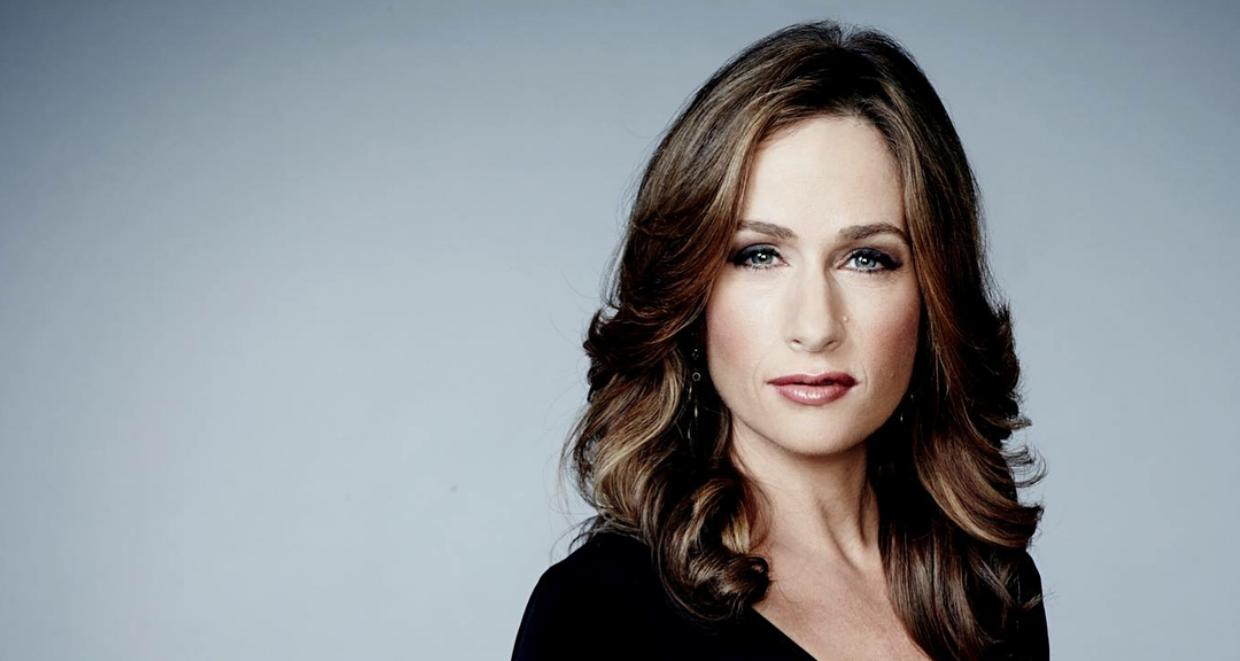
#> input picture face.jpg, 1240 x 661 px
$ python face_detection.py
#> lines starting #> are read from the running program, lines starting #| are printed output that depends on the picture; after the words box and inside, x2 and y2 are one past the last pixel; in counts of white or black regions, pixels touching at a corner belong together
#!/usr/bin/python3

import cv2

# Create a CascadeClassifier Object
# Mentioned is the path the XML file which contains face features
face_cascade=cv2.CascadeClassifier("haarcascade_frontalface_default.xml")

# Reading the image as it is

img=cv2.imread("face.jpg")
#> img is the input picture: shape (661, 1240, 3); mean B, G, R 149.1, 144.3, 139.5

# Reading the image as grey scale image

gray_img=cv2.cvtColor(img,cv2.COLOR_BGR2GRAY)
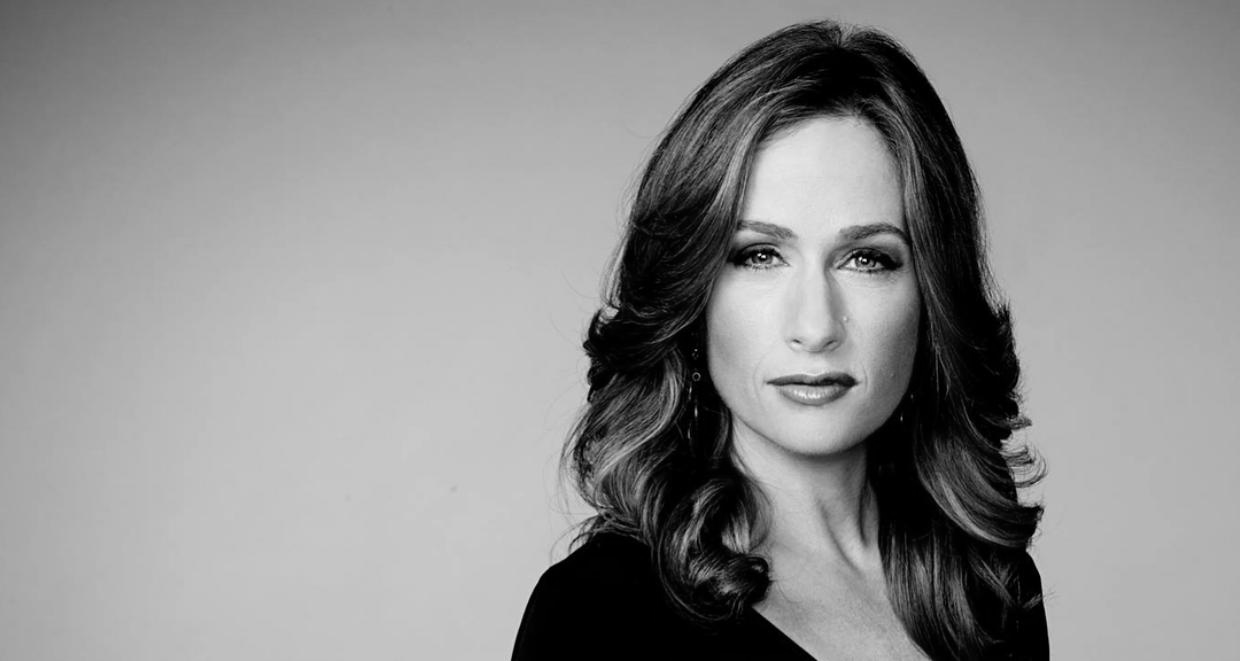
#> gray_img: shape (661, 1240); min 0, max 246, mean 143.4

# Search the co-ordinates of the image
# Detect multiscale is a method to search for the face rectangle co-ordinates
faces=face_cascade.detectMultiScale(gray_img,scaleFactor=1.05,minNeighbors=5)
#> faces = [[674, 152, 286, 286]]
# Scale Factor decreases the shape value by 5% until the face is found
# Smaller the value , Greater the accuracy
#print(type(faces))
#print(faces)

# Printing rectangle on face
# (x,y)--> starting co-ordinate
# (x+w,y+h) --> ending co-ordinate
for x,y,w,h in faces:
	img=cv2.rectangle(img,(x,y),(x+w,y+h),(0,255,0),3)
#> this loop made 1 pass
#> pass 1, `img=cv2.rectangle(img,(x,y),(x+w,y+h),(0,255,0),3)`:
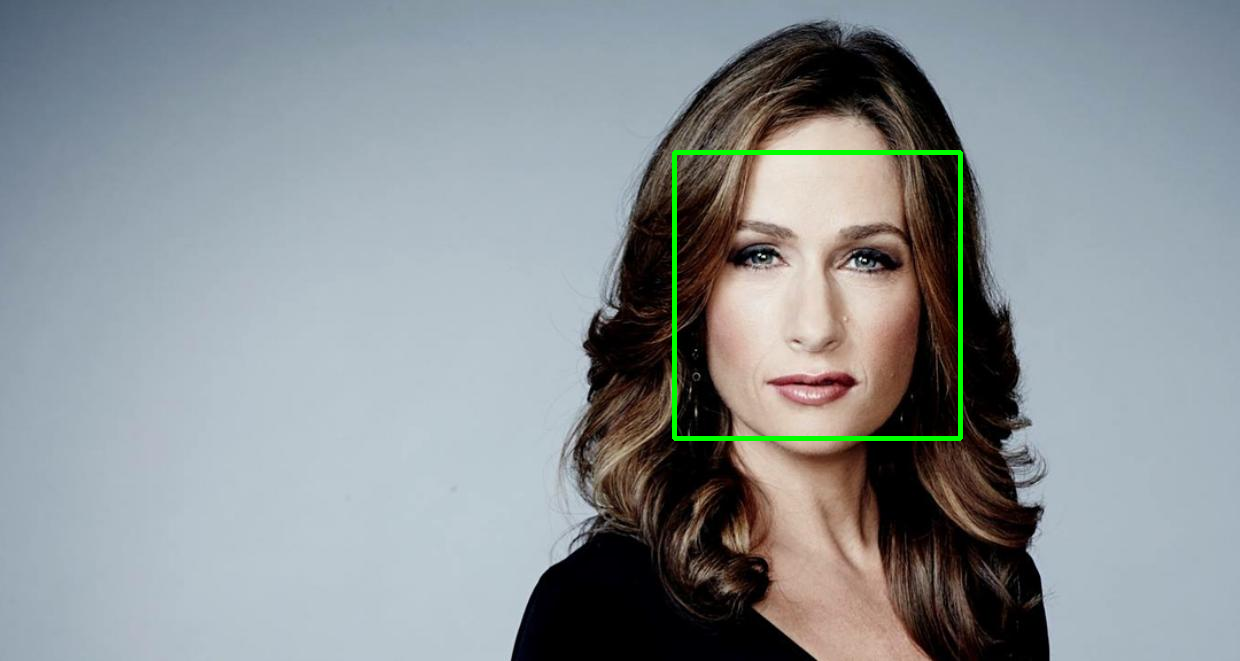
#> img: shape (661, 1240, 3); 0.7% of pixels changed, all inside (x1, y1, x2, y2) = (672, 150, 963, 441)
resized=cv2.resize(img,(int(img.shape[1]/2),int(img.shape[0]/2)))
cv2.imshow("Gray",resized)
cv2.waitKey(0)
cv2.destroyAllWindows()

$ run again, with penguin.jpg copied over face.jpg
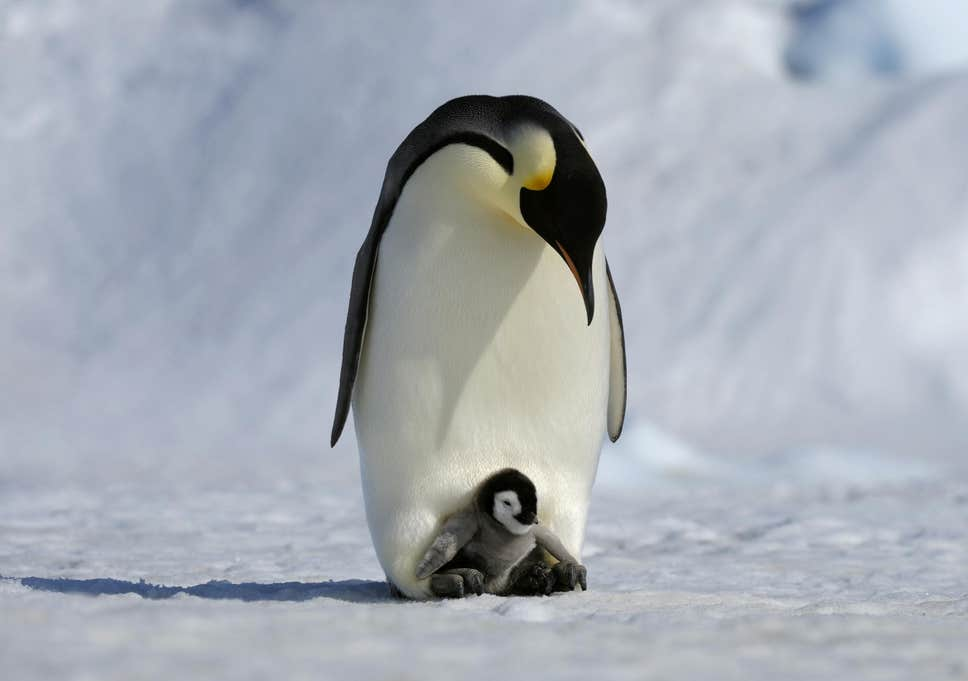
#> input picture penguin.jpg, 968 x 681 px
#> img is the input picture: shape (681, 968, 3); mean B, G, R 180.7, 171.6, 165.5
#> `gray_img=cv2.cvtColor(img,cv2.COLOR_BGR2GRAY)`:
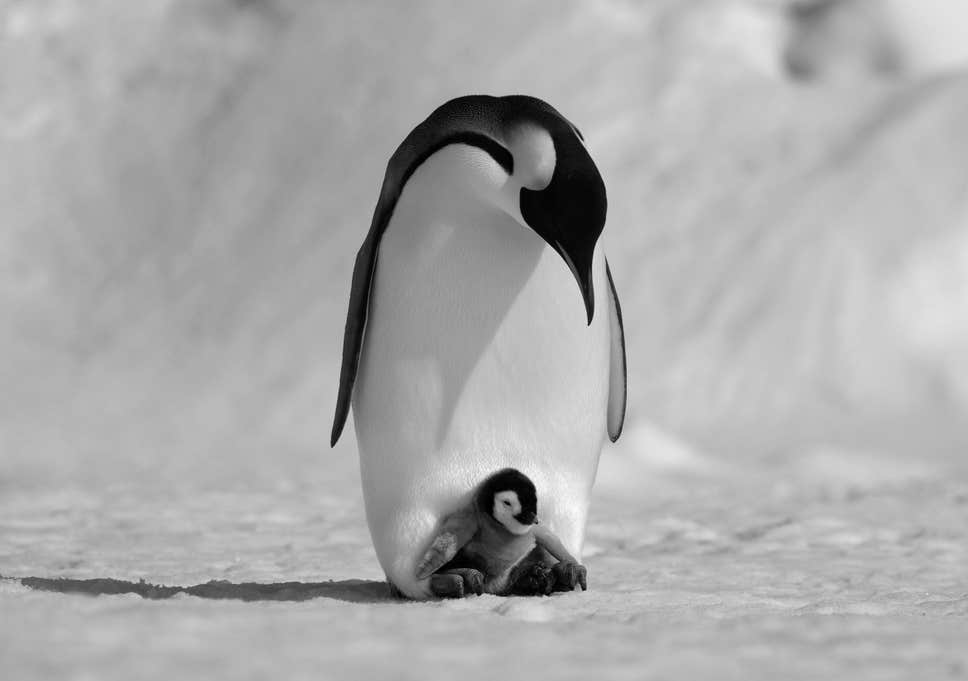
#> gray_img: shape (681, 968); min 0, max 254, mean 170.9
#> faces = ()
